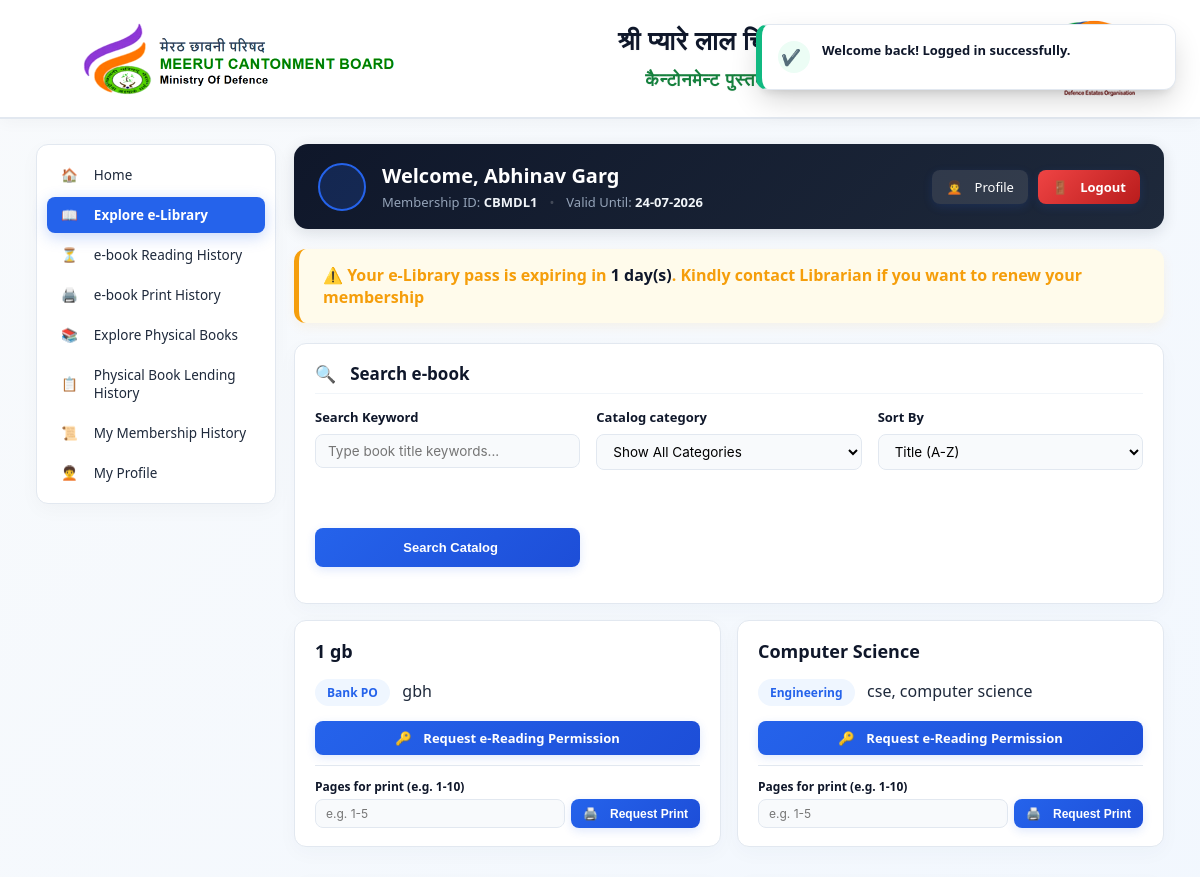
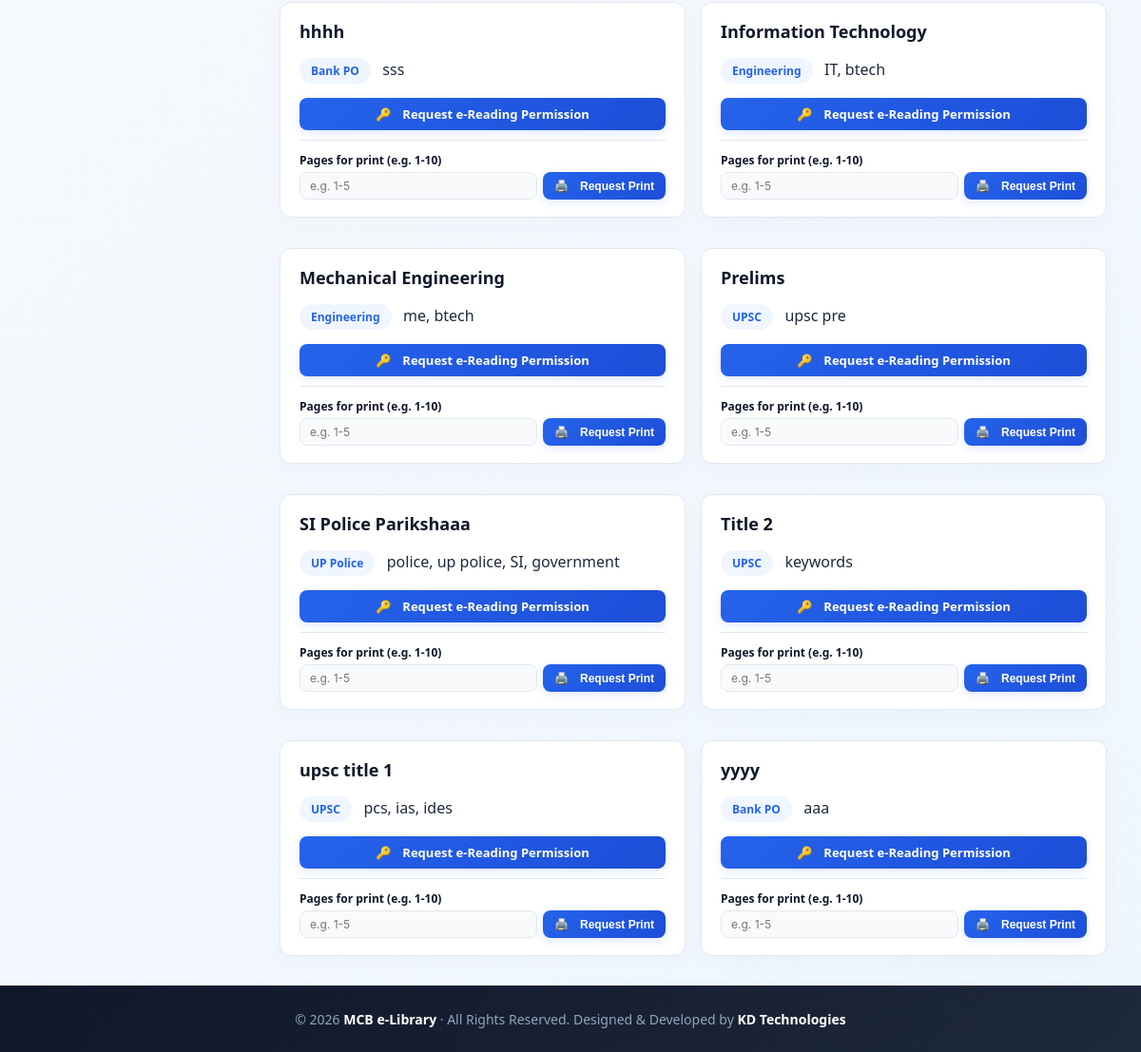
/index.php?action=user&tab=books (signed in), run on the app's committed database (2 pictures, top to bottom).
### tables this page shows
CREATE TABLE `members` (
  `id` int(11) NOT NULL,
  `membership_id` varchar(30) NOT NULL,
  `name` varchar(150) NOT NULL,
  `gender` enum('Male','Female','Other') DEFAULT 'Male',
  `guardian_name` varchar(150) NOT NULL,
  `mobile` varchar(20) NOT NULL,
  `password` varchar(255) NOT NULL,
  `email` varchar(150) DEFAULT NULL,
  `address` text NOT NULL,
  `aadhar_no` varchar(30) NOT NULL,
  `duration` enum('Yearly','Half Yearly','Quarterly','Monthly','Daily') NOT NULL,
  `shift` enum('Both','Morning','Evening') DEFAULT 'Both',
  `start_date` date NOT NULL,
  `end_date` date NOT NULL,
  `membership_fee` varchar(50) NOT NULL,
  `payment_id` varchar(150) NOT NULL,
  `created_at` timestamp NULL DEFAULT current_timestamp(),
  `is_active` tinyint(1) DEFAULT 1,
  `membership_plan_id` int(11) DEFAULT NULL,
  `approved` tinyint(1) DEFAULT 1
);

CREATE TABLE `ebooks` (
  `id` int(11) NOT NULL,
  `category_id` int(11) NOT NULL,
  `title` varchar(255) NOT NULL,
  `keywords` varchar(500) DEFAULT NULL,
  `pdf_file` varchar(255) NOT NULL,
  `created_at` timestamp NULL DEFAULT current_timestamp()
);

CREATE TABLE `categories` (
  `id` int(11) NOT NULL,
  `name` varchar(100) NOT NULL,
  `created_at` timestamp NULL DEFAULT current_timestamp()
);

### config.php (called while the page is built, shortened)
<?php
function e($v){ return htmlspecialchars((string)$v, ENT_QUOTES, 'UTF-8'); }
?>

### app/views/user/books.php (the view, shortened to what this page needs)
<div class="card">
    <h3><i class="fa-solid fa-magnifying-glass"></i> Search e-book</h3>
    <form method="get" class="grid" style="grid-template-columns: repeat(auto-fit, minmax(200px, 1fr));">
        <div>
            <label for="m_sc_term">Search Keyword</label>
            <input id="m_sc_term" name="search" value="<?= e($_GET['search'] ?? '') ?>" placeholder="Type book title keywords...">
        </div>
        <div>
            <label for="m_sc_cat">Catalog category</label>
            <select id="m_sc_cat" name="cat">
                <option value="">Show All Categories</option>
            </select>
        </div>
        <div>
            <label for="m_sc_sort">Sort By</label>
            <select id="m_sc_sort" name="sort">
                <option value="title_asc" <?= $sort === 'title_asc' ? 'selected' : '' ?>>Title (A-Z)</option>
            </select>
        </div>
        <div>
            <button style="width:100%; margin:6px 0 18px 0; padding:12px 24px; box-sizing:border-box;"><i class="fa-solid fa-filter"></i> Search Catalog</button>
        </div>
    </form>
</div>
<div class="grid">
    <?php
    $all_reading_reqs = [];
    $reqQuery = $db->prepare("SELECT r.ebook_id, r.id, r.status, r.expires_at FROM reading_requests r WHERE r.member_id = ? ORDER BY r.id ASC");
    $reqQuery->bind_param("i", $mid);
    $reqQuery->execute();
    $res = $reqQuery->get_result();
    while ($row = $res->fetch_assoc()) {
        $all_reading_reqs[$row['ebook_id']] = $row;
    }
    $all_print_reqs = [];
    $e_limit = 10;
    $e_page = max(1, (int)($_GET['e_page'] ?? 1));
    $e_offset = ($e_page - 1) * $e_limit;
    if (empty($params)) {
        $stmt = $db->prepare("SELECT e.*, c.name category FROM ebooks e JOIN categories c ON c.id = e.category_id ORDER BY $orderBy LIMIT ? OFFSET ?");
        $stmt->bind_param("ii", $e_limit, $e_offset);
    } else {
        $stmt = $db->prepare("SELECT e.*, c.name category FROM ebooks e JOIN categories c ON c.id = e.category_id $whereStr ORDER BY $orderBy LIMIT ? OFFSET ?");
        $types_limit = $types . "ii";
        $bind_params = array_merge($params, [$e_limit, $e_offset]);
        $stmt->bind_param($types_limit, ...$bind_params);
    }
    $stmt->execute();
    $x = $stmt->get_result();
    while($r = $x->fetch_assoc()) {
        $req = $all_reading_reqs[$r['id']] ?? null;
        $has_pending_print = $all_print_reqs[$r['id']] ?? null;
        $cardAction = '';
        if ($req) {
            if ($req['status'] === 'Approved' && strtotime($req['expires_at']) > time()) {
                $cardAction = '<button class="btn" style="width:100%; background:var(--accent-green);" onclick="openPdfModal(' . $req['id'] . ', ' . strtotime($req['expires_at']) . ', \'' . addslashes(e($r['title'])) . '\')"><i class="fa-solid fa-book-open"></i> Read Now (Granted)</button>';
            } elseif ($req['status'] === 'Pending') {
                $cardAction = '<button class="btn" style="width:100%; background:var(--text-muted); cursor:not-allowed;" disabled><i class="fa-solid fa-clock"></i> Request Sent (Pending Approval)</button>';
            } else {
                $cardAction = '<a class="btn" style="width:100%;" href="?action=request_read&id=' . $r['id'] . '" onclick="this.style.pointerEvents=\'none\'; this.style.opacity=\'0.6\'; this.innerHTML=\'<i class=\\\'fa-solid fa-spinner fa-spin\\\'></i> Sending Request...\';"><i class="fa-solid fa-key"></i> Request e-Reading Permission</a>';
            }
        } else {
            $cardAction = '<a class="btn" style="width:100%;" href="?action=request_read&id=' . $r['id'] . '" onclick="this.style.pointerEvents=\'none\'; this.style.opacity=\'0.6\'; this.innerHTML=\'<i class=\\\'fa-solid fa-spinner fa-spin\\\'></i> Sending Request...\';"><i class="fa-solid fa-key"></i> Request e-Reading Permission</a>';
        }
        $printFormHtml = '
        <form method="post" action="?action=request_print" style="margin:0; border-top:1px solid var(--border-color); padding-top:12px;" onsubmit="const btn = this.querySelector(\'button\'); setTimeout(() => { btn.disabled = true; btn.innerHTML = \'<i class=\\\'fa-solid fa-spinner fa-spin\\\'></i> Sending...\'; }, 10);">
            ' . csrf_input() . '
            <input type="hidden" name="ebook_id" value="' . $r['id'] . '">
            <label style="font-size:12px; margin-bottom:4px;" for="pages_' . $r['id'] . '">Pages for print (e.g. 1-10)</label>
            <div style="display:flex; gap:6px;">';
        if ($has_pending_print) {
            $printFormHtml .= '
                <input id="pages_' . $r['id'] . '" name="pages" value="' . e($has_pending_print['pages']) . '" disabled style="margin:0; padding:6px 10px; font-size:12px; background:var(--bg-slate); cursor:not-allowed;">
                <button disabled style="font-size:12px; padding:6px 12px; white-space:nowrap; background:var(--text-muted); cursor:not-allowed;"><i class="fa-solid fa-clock"></i> Print Requested (Pending)</button>';
        } else {
            $printFormHtml .= '
                <input id="pages_' . $r['id'] . '" name="pages" placeholder="e.g. 1-5" required style="margin:0; padding:6px 10px; font-size:12px;">
                <button style="font-size:12px; padding:6px 12px; white-space:nowrap;"><i class="fa-solid fa-print"></i> Request Print</button>';
        }
        $printFormHtml .= '
            </div>
        </form>';
        echo '
        <div class="card" style="display:flex; flex-direction:column; justify-content:space-between;" data-ebook-id="' . $r['id'] . '">
            <div>
                <h3 style="border:none; margin-bottom:8px; font-size:18px;">' . e($r['title']) . '</h3>
                <p class="muted" style="margin:0 0 15px 0;"><span class="badge badge-blue">' . e($r['category']) . '</span> &nbsp; ' . e($r['keywords']) . '</p>
            </div>
            <div style="display:flex; flex-direction:column; gap:10px;">
                <div id="action-btn-container-' . $r['id'] . '">
                    ' . $cardAction . '
                </div>
                ' . $printFormHtml . '
            </div>
        </div>';
    }
    ?>
</div>

### app/views/user.php (shortened to what this page needs)
<?php
$mid = (int)$_SESSION['member'];
$stmt = $db->prepare("SELECT * FROM members WHERE id = ?");
$stmt->bind_param("i", $mid);
$stmt->execute();
$me = $stmt->get_result()->fetch_assoc();
$tab = $_GET['tab'] ?? 'dashboard';
$sort = $_GET['sort'] ?? 'title_asc';
$orderBy = 'e.title ASC';
$expiringSoon = false;
$daysLeft = 0;
$diff = strtotime($me['end_date']) - time();
if ($diff > 0 && $diff <= 7 * 24 * 60 * 60) {
    $expiringSoon = true;
    $daysLeft = (int)ceil($diff / (24 * 60 * 60));
}
?>
<div class="admin-wrapper">
    <div class="sidebar">
        <a href="?action=user&tab=dashboard" class="<?= $tab === 'dashboard' ? 'active' : '' ?>"><i class="fa-solid fa-house-chimney"></i> Home</a>
        <a href="?action=user&tab=books" class="<?= $tab === 'books' ? 'active' : '' ?>"><i class="fa-solid fa-book-open"></i> Explore e-Library</a>
        <a href="?action=user&tab=reading_history" class="<?= $tab === 'reading_history' ? 'active' : '' ?>"><i class="fa-solid fa-clock-rotate-left"></i> e-book Reading History</a>
        <a href="?action=user&tab=print_requests" class="<?= $tab === 'print_requests' ? 'active' : '' ?>"><i class="fa-solid fa-print"></i> e-book Print History</a>
        <a href="?action=user&tab=physical_books" class="<?= $tab === 'physical_books' ? 'active' : '' ?>"><i class="fa-solid fa-book"></i> Explore Physical Books</a>
        <a href="?action=user&tab=lending" class="<?= $tab === 'lending' ? 'active' : '' ?>"><i class="fa-solid fa-clipboard-list"></i> Physical Book Lending History</a>
        <a href="?action=user&tab=membership_history" class="<?= $tab === 'membership_history' ? 'active' : '' ?>"><i class="fa-solid fa-id-card-clip"></i> My Membership History</a>
        <a href="?action=user&tab=profile" class="<?= $tab === 'profile' ? 'active' : '' ?>"><i class="fa-solid fa-user-gear"></i> My Profile</a>
    </div>
    <div class="admin-content">
        <div class="user-greeting-banner" style="background: linear-gradient(135deg, var(--navy-dark), var(--navy-light)); color: white; padding: 18px 24px; border-radius: 14px; margin-bottom: 20px; display: flex; justify-content: space-between; align-items: center; box-shadow: 0 4px 15px rgba(15, 23, 42, 0.12); flex-wrap: wrap; gap: 15px;">
            <div style="display: flex; align-items: center; gap: 16px;">
                <div style="width: 48px; height: 48px; background: rgba(37, 99, 235, 0.2); border: 2px solid var(--primary); border-radius: 50%; display: flex; align-items: center; justify-content: center; font-size: 22px; color: #60a5fa; flex-shrink: 0;">
                </div>
                <div>
                    <h2 style="margin: 0; font-size: 20px; font-weight: 700; color: #ffffff; display: flex; align-items: center; gap: 10px; flex-wrap: wrap;">
                        Welcome, <?= e($me['name']) ?>
                    </h2>
                    <p style="margin: 4px 0 0 0; font-size: 13px; color: #94a3b8; display: flex; align-items: center; gap: 12px; flex-wrap: wrap;">
                        <span><i class="fa-solid fa-id-card" style="color: var(--primary);"></i> Membership ID: <strong style="color: #f1f5f9; font-weight: 600;"><?= e($me['membership_id']) ?></strong></span>
                        <span style="color: rgba(255,255,255,0.2);">•</span>
                        <span><i class="fa-solid fa-calendar-check" style="color: #34d399;"></i> Valid Until: <strong style="color: #f1f5f9; font-weight: 600;"><?= date('d-m-Y', strtotime($me['end_date'])) ?></strong></span>
                    </p>
                </div>
            </div>
            <div style="display: flex; align-items: center; gap: 10px;">
                <a href="?action=user&tab=profile" class="btn" style="background: rgba(255, 255, 255, 0.1); color: #ffffff; padding: 8px 14px; font-size: 13px; border-radius: 8px; text-decoration: none; display: inline-flex; align-items: center; gap: 6px; font-weight: 500;">
                    <i class="fa-solid fa-user-gear"></i> Profile
                </a>
                <a href="?action=logout" class="btn" style="background: linear-gradient(135deg, #ef4444, #b91c1c); color: #ffffff; padding: 8px 14px; font-size: 13px; border-radius: 8px; text-decoration: none; display: inline-flex; align-items: center; gap: 6px; font-weight: 600;">
                    <i class="fa-solid fa-right-from-bracket"></i> Logout
                </a>
            </div>
        </div>
        <?php if ($expiringSoon): ?>
            <div class="notice" style="background:#fffbeb; color:var(--accent-orange); border-left:5px solid var(--accent-orange); box-shadow:0 4px 12px rgba(245, 158, 11, 0.08); margin-bottom:20px; display:flex; justify-content:space-between; align-items:center;">
                <div>
                    <span>⚠️ Your e-Library pass is expiring in <strong><?= $daysLeft ?> day(s)</strong>. Kindly contact Librarian if you want to renew your membership</span>
                </div>
            </div>
        <?php endif; ?>
        <?php
        $allowed_tabs = ['dashboard', 'books', 'physical_books', 'lending', 'reading_history', 'print_requests', 'membership_history', 'profile'];
        if (in_array($tab, $allowed_tabs)) {
            require __DIR__ . "/user/{$tab}.php";
        } else {
            require __DIR__ . "/user/dashboard.php";
        }
        ?>
    </div>
</div>

### app/views/layout/header.php (style rules this page uses)
:root { --primary: #2563eb; --primary-hover: #1d4ed8; --bg-slate: #f8fafc; --bg-card: #ffffff; --navy-dark: #0f172a; --navy-light: #1e293b; --text-dark: #1e293b; --text-muted: #64748b; --border-color: #e2e8f0; --accent-green: #10b981; --accent-red: #ef4444; --accent-orange: #f59e0b; }
* { box-sizing: border-box; transition: all 0.2s ease-in-out; }
body { margin: 0; font-family: system-ui, -apple-system, "Segoe UI", Roboto, Helvetica, Arial, sans-serif; background: linear-gradient(135deg, #f8fafc, #eff6ff); color: var(--text-dark); min-height: 100vh; display: flex; flex-direction: column; }
h1, h2, h3, h4, strong { font-family: system-ui, -apple-system, "Segoe UI", Roboto, Helvetica, Arial, sans-serif; color: var(--navy-dark); }
.admin-wrapper { display: grid; grid-template-columns: 240px 1fr; gap: 18px; margin-top: 10px; }
.sidebar { background: white; border-radius: 12px; border: 1px solid var(--border-color); padding: 12px 10px; height: fit-content; box-shadow: 0 6px 20px rgba(0,0,0,0.03); display: flex; flex-direction: column; gap: 4px; }
.sidebar a { display: flex; align-items: center; gap: 10px; padding: 9px 14px; text-decoration: none; color: var(--text-dark); font-weight: 500; border-radius: 8px; font-size: 13.5px; }
.sidebar a.active { background: var(--primary); color: white; font-weight: 600; box-shadow: 0 4px 15px rgba(37, 99, 235, 0.25); }
.card { background: var(--bg-card); padding: 18px 20px; border-radius: 12px; border: 1px solid var(--border-color); box-shadow: 0 6px 20px rgba(22, 52, 91, 0.03); margin-bottom: 16px; position: relative; overflow: hidden; }
.card::before { content: ''; position: absolute; top: 0; left: 0; width: 100%; height: 4px; background: linear-gradient(90deg, var(--primary), #60a5fa); opacity: 0; }
.card h3 { margin-top: 0; font-size: 17px; font-weight: 600; border-bottom: 1px solid #f1f5f9; padding-bottom: 8px; margin-bottom: 14px; display: flex; align-items: center; gap: 8px; }
.grid { display: grid; grid-template-columns: repeat(auto-fit, minmax(300px, 1fr)); gap: 16px; }
label { display: block; margin-bottom: 4px; font-weight: 600; font-size: 13px; color: var(--navy-dark); }
input, select, textarea { width: 100%; padding: 8px 12px; margin: 4px 0 12px 0; border: 1px solid var(--border-color); border-radius: 8px; background-color: #f8fafc; font-family: 'Inter', sans-serif; font-size: 13.5px; }
button, .btn { background: linear-gradient(135deg, var(--primary), var(--primary-hover)); color: white; border: 0; padding: 8px 18px; border-radius: 8px; font-weight: 600; cursor: pointer; text-decoration: none; display: inline-flex; align-items: center; justify-content: center; gap: 6px; font-size: 13px; box-shadow: 0 3px 10px rgba(37, 99, 235, 0.15); }
.badge { display: inline-flex; align-items: center; padding: 5px 12px; border-radius: 30px; font-size: 12px; font-weight: 600; gap: 5px; }
.badge-blue { background: #eff6ff; color: var(--primary); }
.notice { background: #ecfdf5; color: var(--accent-green); padding: 15px 24px; border-radius: 12px; font-weight: 600; border-left: 5px solid var(--accent-green); margin: 20px auto; max-width: 1200px; display: flex; align-items: center; gap: 10px; box-shadow: 0 4px 12px rgba(16, 185, 129, 0.08); }

### data on the page
members: name "Abhinav Garg", membership "CBMDL1", end_date "24-07-2026", end_date "1"
ebooks: title "1 gb", category.name "Bank PO", keywords "gbh", $r['id'] 10 (drawn)
ebooks: title "Computer Science", category.name "Engineering", keywords "cse, computer science"
ebooks: title "hhhh", category.name "Bank PO", keywords "sss"
ebooks: title "Information Technology", category.name "Engineering", keywords "IT, btech", pages "e.g. 1-5"
ebooks: title "Mechanical Engineering", category.name "Engineering", keywords "me, btech"
ebooks: title "Prelims", category.name "UPSC", keywords "upsc pre"
ebooks: title "SI Police Parikshaaa", category.name "UP Police", keywords "police, up police, SI, government"
ebooks: title "Title 2", category.name "UPSC", keywords "keywords"
ebooks: title "upsc title 1", category.name "UPSC", keywords "pcs, ias, ides", pages "e.g. 1-5"
ebooks: title "yyyy", category.name "Bank PO", keywords "aaa"
